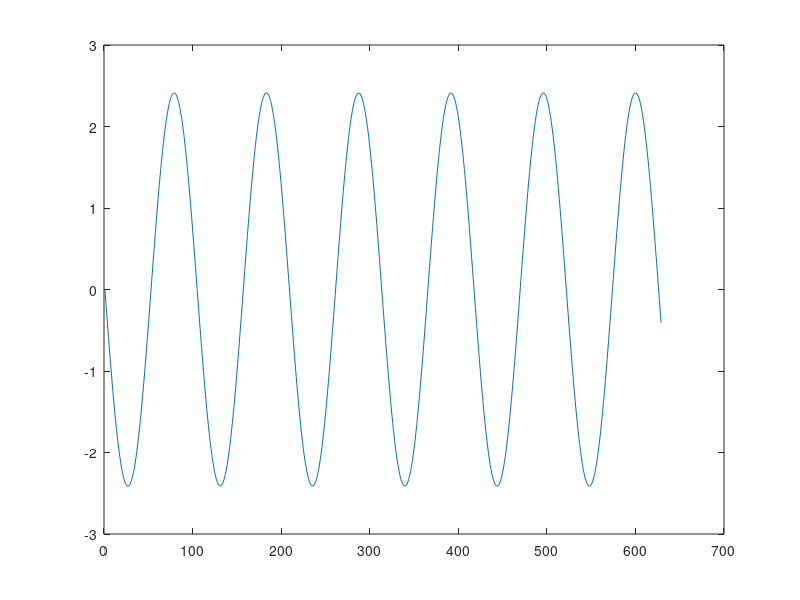

Write the MATLAB code that produced this figure.
% equation of RLC Circuit when current as function of time is
% i(t)=dq(t)/dt = -ωqoSin(ωt+ϕ)

%given
format short
C = 0.05
V = 8
L = 0.55
R = 0

%solution
w = 1/sqrt(C*L)
qo = V*C

t = 0:0.01:(2*pi)
i = -w*(qo)*sin((w)*t)
plot(i)